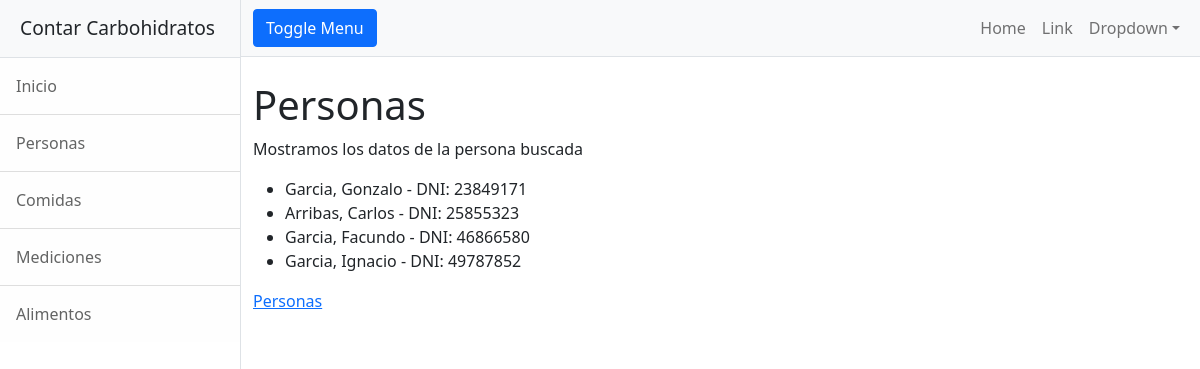
/carbohidratos/personas/buscar/resultados/, run on an earlier commit of the app's database.
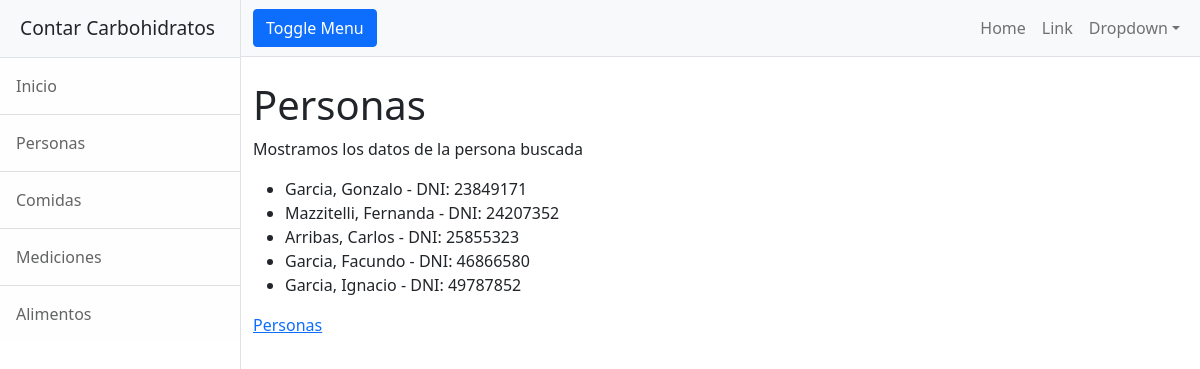
And on a later commit of the database.
### carbohidratos/models.py (models this page shows)
class Persona(models.Model):
    nombre = models.CharField(max_length=20)
    apellido = models.CharField(max_length=20)
    dni = models.IntegerField(primary_key=True,unique=True)
    nacimiento = models.DateField()

### carbohidratos/views.py (the view)
# urls.py: path("personas/buscar/resultados/", personas_listar, name="carbohidratos-personas-buscar-resultados"),
def personas_listar(request):
    lista_personas = Persona.objects.all()
    contexto = {"personas_resultado":lista_personas}
    return render(request,"carbohidratos/personas_buscar_resultados.html", contexto)

### carbohidratos/templates/carbohidratos/personas_buscar_resultados.html
{% extends "carbohidratos/base.html" %}
{% block contenido %}
<h1 class="mt-4">Personas</h1>
<p> Mostramos los datos de la persona buscada </p>
    <ul>
        {% for persona in personas_resultado %}
            <li>{{persona.apellido}}, {{persona.nombre}} - DNI: {{persona.dni}}</li>
        {% endfor %}
    </ul>
<a href="{% url 'carbohidratos-personas' %}"> Personas </a>
{% endblock %}

What changed in the data, as far as the page shows it:
added Persona: apellido "Mazzitelli", nombre "Fernanda", dni "24207352"
